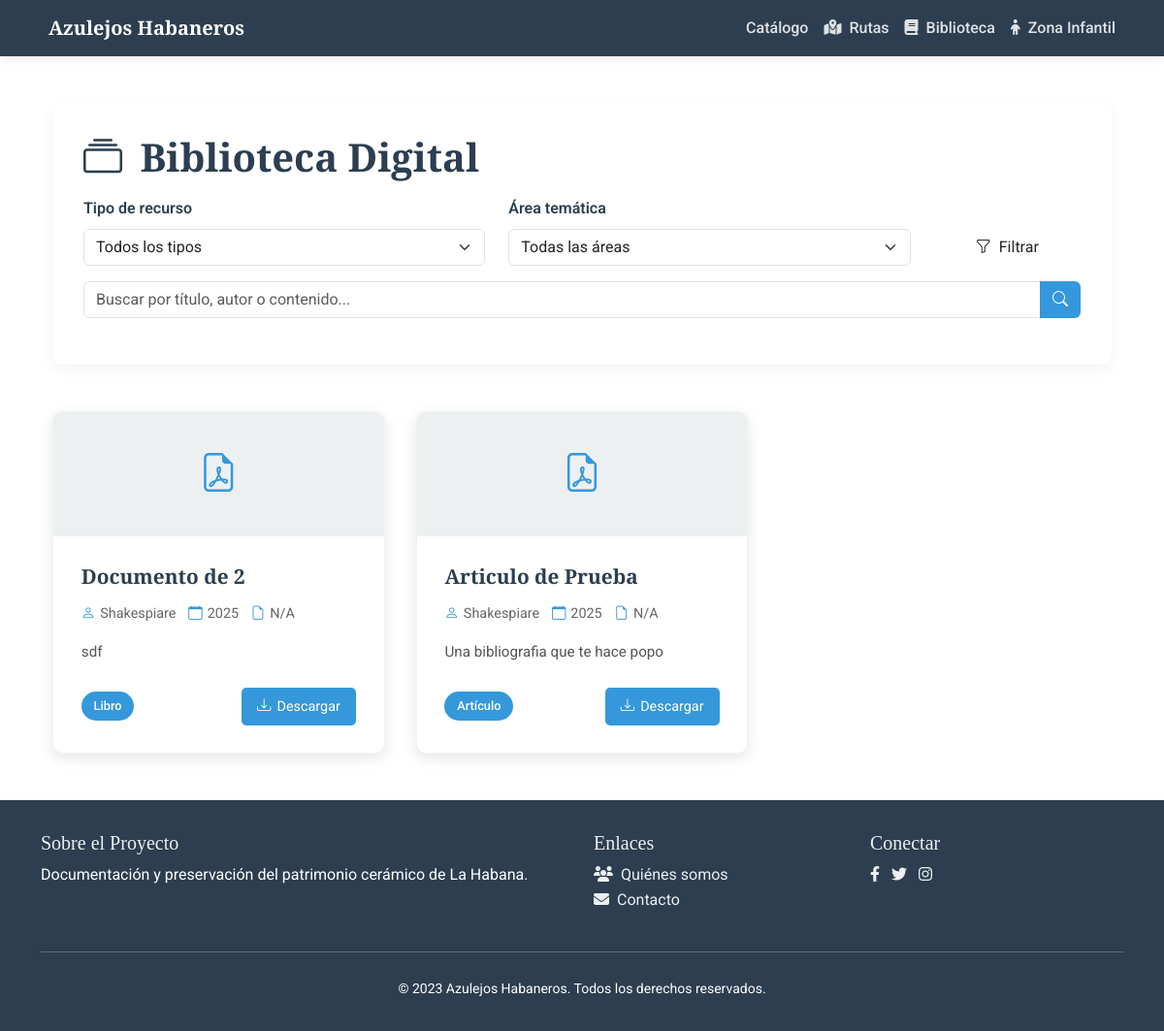
Page /librery on the committed database.
### client/models.py (models this page shows, shortened)
class RecursoBibliografico(models.Model):
    TIPO_CHOICES = [
        ('LIB', _('Libro')),
        ('ART', _('Artículo')),
        ('TES', _('Tesis')),
        ('DOC', _('Documento')),
        ('VID', _('Video')),
        ('IMG', _('Imagen')),
        ('AUD', _('Audio')),
        ('OTR', _('Otro')),
    ]
    AREA_CHOICES = [
        ('HIS', _('Historia')),
        ('TEC', _('Técnica')),
        ('RES', _('Restauración')),
        ('ART', _('Artístico')),
        ('ARQ', _('Arquitectónico')),
        ('SOC', _('Social')),
        ('CUL', _('Cultural')),
    ]
    titulo = models.CharField(_('Título'), max_length=200)
    autor = models.CharField(_('Autor(es)'), max_length=200)
    descripcion = models.TextField(_('Descripción'))
    archivo = models.FileField(
        _('Archivo'),
        upload_to='client/static/documents/',
        validators=[FileExtensionValidator(
            allowed_extensions=['pdf', 'doc', 'docx', 'jpg', 'jpeg', 'png', 'mp4', 'avi', 'mov', 'mp3']
        )]
    )
    tipo = models.CharField(_('Tipo'), max_length=3, choices=TIPO_CHOICES, blank=True)
    area = models.CharField(_('Área temática'), max_length=3, choices=AREA_CHOICES, blank=True)
    fecha_publicacion = models.DateField(_('Fecha de publicación'), blank=True, null=True)
    fecha_subida = models.DateTimeField(_('Fecha de subida'), auto_now_add=True)
    isbn = models.CharField(_('ISBN'), max_length=20, blank=True)
    slug = models.SlugField(max_length=255, unique=True, blank=True)
    vista_previa = models.ImageField(_('Vista previa'), upload_to='client/static/documents/previews/', blank=True, null=True)
    class Meta:
        verbose_name = _('Recurso bibliográfico')
        verbose_name_plural = _('Recursos bibliográficos')
        ordering = ['-fecha_subida']
    def get_extension(self):
        name, extension = os.path.splitext(self.archivo.name)
        return extension[1:].upper()  # Quita el punto y convierte a mayúsculas
    def get_icon_class(self):
        extension = self.get_extension().lower()
        if extension in ['pdf']:
            return 'bi bi-file-earmark-pdf'
        elif extension in ['doc', 'docx']:
            return 'bi bi-file-earmark-word'
        elif extension in ['jpg', 'jpeg', 'png']:
            return 'bi bi-file-image'
        elif extension in ['mp4', 'avi', 'mov']:
            return 'bi bi-file-play'
        elif extension in ['mp3']:
            return 'bi bi-file-music'
        else:
            return 'bi bi-file-earmark'
    def get_file_size(self):
        try:
            size_bytes = self.archivo.size
            size_mb = size_bytes / (1024 * 1024)
            return f"{size_mb:.2f} MB"
        except:
            return "N/A"

### client/views.py (the view)
# urls.py: path('librery', views.see_librery),
def see_librery(req):
    tipo = req.GET.get('tipo')
    area = req.GET.get('area')
    busqueda = req.GET.get('q')
    recursos = RecursoBibliografico.objects.all()
    if tipo:
        recursos = recursos.filter(tipo=tipo)
    if area:
        recursos = recursos.filter(area=area)
    if busqueda:
        recursos = recursos.filter(
            models.Q(titulo__icontains=busqueda) |
            models.Q(autor__icontains=busqueda) |
            models.Q(descripcion__icontains=busqueda)
        )
    for recurso in recursos:
        recurso.archivo = str(recurso.archivo).replace('client/static/', '')
        recurso.vista_previa = str(recurso.vista_previa).replace('client/static/', '')
    paginator = Paginator(recursos, 6)
    page_number = req.GET.get('page')
    page_obj = paginator.get_page(page_number)
    context = {
        'page_obj': page_obj,
        'tipos': RecursoBibliografico.TIPO_CHOICES,
        'areas': RecursoBibliografico.AREA_CHOICES,
        'filtro_tipo': tipo,
        'filtro_area': area,
        'busqueda': busqueda or '',
    }
    return render(req, 'bibliografia.html', context)

### client/templates/bibliografia.html (shortened to what this page needs)
{% extends "templ.html" %}
{% block content %}
{% load static %}
<div class="container my-5">
    <div class="filter-section">
        <h1 class="library-title"><i class="bi bi-collection me-2"></i> Biblioteca Digital</h1>
        <form method="get">
            <div class="row">
                <div class="col-lg-5 mb-3">
                    <label for="tipo" class="form-label">Tipo de recurso</label>
                    <select name="tipo" id="tipo" class="form-select">
                        <option value="">Todos los tipos</option>
                    </select>
                </div>
                <div class="col-lg-5 mb-3">
                    <label for="area" class="form-label">Área temática</label>
                    <select name="area" id="area" class="form-select">
                        <option value="">Todas las áreas</option>
                    </select>
                </div>
                <div class="col-lg-2 mb-3 d-flex align-items-end">
                    <button type="submit" class="btn btn-grid w-100">
                        <i class="bi bi-funnel me-1"></i> Filtrar
                    </button>
                </div>
            </div>
            <div class="row">
                <div class="col-12 mb-3">
                    <div class="input-group">
                        <input type="text" name="q" class="form-control" placeholder="Buscar por título, autor o contenido..." value="{{ busqueda }}">
                        <button class="btn search-icon" type="submit">
                            <i class="bi bi-search"></i>
                        </button>
                    </div>
                </div>
            </div>
        </form>
    </div>
    <div class="resource-grid">
        {% if page_obj.object_list %}
            {% for recurso in page_obj %}
            <div class="resource-card">
                <div class="resource-icon">
                    <i class="{{ recurso.get_icon_class }}"></i>
                </div>
                <div class="resource-info">
                    <h3 class="resource-title">{{ recurso.titulo }}</h3>
                    <div class="resource-meta">
                        <span class="meta-item">
                            <i class="bi bi-person"></i>
                            {{ recurso.autor|default:"Autor no especificado" }}
                        </span>
                        <span class="meta-item">
                            <i class="bi bi-calendar"></i>
                            {{ recurso.fecha_publicacion|date:"Y"|default:"Fecha no especificada" }}
                        </span>
                        <span class="meta-item">
                            <i class="bi bi-file-earmark"></i>
                            {{ recurso.get_file_size }}
                        </span>
                    </div>
                    <p class="resource-description">
                        {{ recurso.descripcion|truncatewords:25|default:"Descripción no disponible" }}
                    </p>
                    <div class="resource-footer">
                        <span class="resource-type">{{ recurso.get_tipo_display }}</span>
                        <a href="{% static "" %}{{ recurso.archivo.url }}" class="download-btn" download>
                            <i class="bi bi-download"></i> Descargar
                        </a>
                    </div>
                </div>
            </div>
            {% endfor %}
        {% endif %}
    </div>
</div>
<link rel="stylesheet" href="https://cdn.jsdelivr.net/npm/bootstrap-icons@1.10.0/font/bootstrap-icons.css">
{% endblock %}

### client/templates/templ.html (style rules this page uses)
:root { --primary-color: #2c3e50; --secondary-color: #3498db; --accent-color: #e74c3c; --light-color: #ecf0f1; --dark-color: #2c3e50; }
* { text-align: justify; }
body { font-family: 'Roboto', sans-serif; color: #333; line-height: 1.6; }
h1, h2, h3, h4, h5, h6 { font-family: 'Playfair Display', serif; color: var(--light-color); }

### client/templates/bibliografia.html (style rules this page uses)
:root { --primary-color: #2c3e50; --secondary-color: #3498db; --accent-color: #e74c3c; --light-color: #ecf0f1; --dark-color: #2c3e50; --card-color: #ffffff; --btn-color: #3498db; --btn-hover: #2980b9; }
.library-title { font-weight: 700; margin-bottom: 1rem; font-family: 'Playfair Display', serif; font-size: 2.5rem; color: var(--dark-color); }
.filter-section { background-color: var(--card-color); border-radius: 10px; padding: 2rem; box-shadow: 0 5px 15px rgba(0,0,0,0.05); margin-bottom: 3rem; }
.filter-section label { font-weight: 600; color: var(--primary-color); margin-bottom: 0.5rem; }
.resource-grid { display: grid; grid-template-columns: repeat(auto-fill, minmax(320px, 1fr)); gap: 2rem; }
.resource-card { background-color: var(--card-color); border-radius: 10px; overflow: hidden; box-shadow: 0 5px 15px rgba(0,0,0,0.1); transition: all 0.3s ease; display: flex; flex-direction: column; height: 100%; border: 1px solid rgba(0,0,0,0.05); }
.resource-icon { font-size: 2.5rem; text-align: center; padding: 2rem 0; background-color: var(--light-color); color: var(--secondary-color); }
.resource-info { padding: 1.8rem; flex-grow: 1; display: flex; flex-direction: column; }
.resource-title { font-size: 1.3rem; font-weight: 600; margin-bottom: 0.8rem; color: var(--primary-color); font-family: 'Playfair Display', serif; line-height: 1.3; }
.resource-meta { font-size: 0.9rem; color: #666; margin-bottom: 1rem; display: flex; flex-wrap: wrap; gap: 0.8rem; }
.meta-item { display: flex; align-items: center; gap: 5px; }
.meta-item i { color: var(--secondary-color); }
.resource-description { font-size: 0.95rem; margin-bottom: 1.5rem; flex-grow: 1; color: #555; line-height: 1.6; }
.resource-footer { display: flex; justify-content: space-between; align-items: center; }
.resource-type { background-color: var(--secondary-color); color: white; padding: 0.3rem 0.8rem; border-radius: 20px; font-size: 0.8rem; font-weight: 500; }
.download-btn { background-color: var(--btn-color); color: white; border: none; border-radius: 5px; padding: 0.5rem 1rem; font-size: 0.9rem; cursor: pointer; text-decoration: none; display: flex; align-items: center; gap: 6px; transition: all 0.3s ease; }
.search-icon { background-color: var(--secondary-color); color: white; }

### rows in the picture
RecursoBibliografico: titulo "Documento de 2", autor "Shakespiare", fecha_publicacion "2025", get_file_size "N/A", descripcion "sdf", tipo "Libro"
RecursoBibliografico: titulo "Articulo de Prueba", autor "Shakespiare", fecha_publicacion "2025", get_file_size "N/A", descripcion "Una bibliografia que te hace popo", tipo "Artículo"
